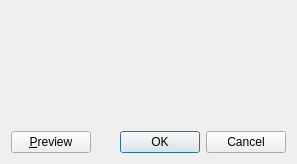
<?xml version="1.0" encoding="UTF-8"?>
<ui version="4.0">
 <class>PreProcessorStructured2dGridShapeDataItem_ClipDialog</class>
 <widget class="QDialog" name="PreProcessorStructured2dGridShapeDataItem_ClipDialog">
  <property name="geometry">
   <rect>
    <x>0</x>
    <y>0</y>
    <width>297</width>
    <height>164</height>
   </rect>
  </property>
  <property name="windowTitle">
   <string>Clip Setting</string>
  </property>
  <layout class="QVBoxLayout" name="verticalLayout">
   <item>
    <widget class="RegionRange2dSettingEditWidget" name="widget" native="true"/>
   </item>
   <item>
    <spacer name="verticalSpacer">
     <property name="orientation">
      <enum>Qt::Vertical</enum>
     </property>
     <property name="sizeHint" stdset="0">
      <size>
       <width>20</width>
       <height>95</height>
      </size>
     </property>
    </spacer>
   </item>
   <item>
    <layout class="QHBoxLayout" name="horizontalLayout">
     <item>
      <widget class="QPushButton" name="previewButton">
       <property name="text">
        <string>&amp;Preview</string>
       </property>
      </widget>
     </item>
     <item>
      <spacer name="horizontalSpacer">
       <property name="orientation">
        <enum>Qt::Horizontal</enum>
       </property>
       <property name="sizeHint" stdset="0">
        <size>
         <width>40</width>
         <height>20</height>
        </size>
       </property>
      </spacer>
     </item>
     <item>
      <widget class="QDialogButtonBox" name="buttonBox">
       <property name="orientation">
        <enum>Qt::Horizontal</enum>
       </property>
       <property name="standardButtons">
        <set>QDialogButtonBox::Cancel|QDialogButtonBox::Ok</set>
       </property>
      </widget>
     </item>
    </layout>
   </item>
  </layout>
 </widget>
 <customwidgets>
  <customwidget>
   <class>RegionRange2dSettingEditWidget</class>
   <extends>QWidget</extends>
   <header>guicore/region/regionrange2dsettingeditwidget.h</header>
   <container>1</container>
  </customwidget>
 </customwidgets>
 <resources/>
 <connections>
  <connection>
   <sender>buttonBox</sender>
   <signal>accepted()</signal>
   <receiver>PreProcessorStructured2dGridShapeDataItem_ClipDialog</receiver>
   <slot>accept()</slot>
   <hints>
    <hint type="sourcelabel">
     <x>248</x>
     <y>254</y>
    </hint>
    <hint type="destinationlabel">
     <x>157</x>
     <y>274</y>
    </hint>
   </hints>
  </connection>
  <connection>
   <sender>buttonBox</sender>
   <signal>rejected()</signal>
   <receiver>PreProcessorStructured2dGridShapeDataItem_ClipDialog</receiver>
   <slot>reject()</slot>
   <hints>
    <hint type="sourcelabel">
     <x>316</x>
     <y>260</y>
    </hint>
    <hint type="destinationlabel">
     <x>286</x>
     <y>274</y>
    </hint>
   </hints>
  </connection>
 </connections>
</ui>
